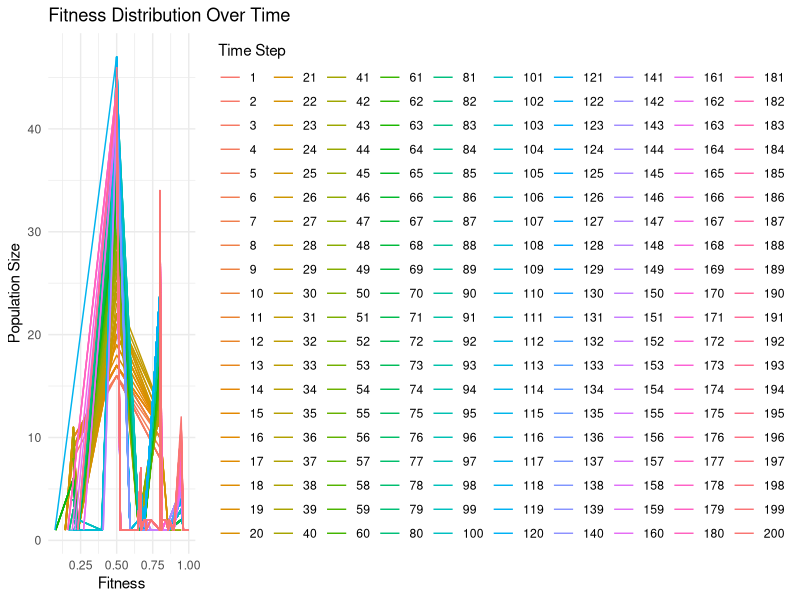

Source code (R):
## ---- chunk 1
knitr::opts_chunk$set(echo = TRUE)
## ---- chunk 2
library(dplyr)
library(ggplot2)
library(tidyr)
## ---- chunk 3
set.seed(123)
p <- 0.7  # Birth probability
r <- 0.3  # Mutation probability
n_steps <- 200  # Number of simulation steps
initial_population <- data.frame(fitness = c(0.2, 0.5, 0.8), size = c(10, 15, 8))
## ---- chunk 4
simulate_population <- function(initial_population, n_steps, p, r) {
  population <- initial_population
  results <- list()

  for (t in 1:n_steps) {
    if (runif(1) < p) {
      # Birth event
      if (runif(1) < r) {
        # Mutation: New fitness value
        new_fitness <- runif(1)
        population <- population %>% add_row(fitness = new_fitness, size = 1)
      } else {
        # Preferential attachment
        total_size <- sum(population$size)
        probabilities <- population$size / total_size
        chosen <- sample(seq_len(nrow(population)), size = 1, prob = probabilities)
        population$size[chosen] <- population$size[chosen] + 1
      }
    } else {
      # Death event
      least_fit <- which.min(population$fitness)
      if (population$size[least_fit] > 1) {
        population$size[least_fit] <- population$size[least_fit] - 1
      } else {
        population <- population[-least_fit, ]
      }
    }
    results[[t]] <- population
  }
  results
}
## ---- chunk 5
simulation_results <- simulate_population(initial_population, n_steps, p, r)
plot_data <- bind_rows(lapply(seq_along(simulation_results), function(t) {
  data <- simulation_results[[t]]
  data$time <- t
  data
}))

ggplot(plot_data, aes(x = fitness, y = size, color = as.factor(time))) +
  geom_line() +
  labs(title = "Fitness Distribution Over Time",
       x = "Fitness",
       y = "Population Size",
       color = "Time Step") +
  theme_minimal()
## ---- chunk 6
summary_data <- plot_data %>%
  group_by(time) %>%
  summarise(
    total_population = sum(size),
    mean_fitness = weighted.mean(fitness, size)
  )
